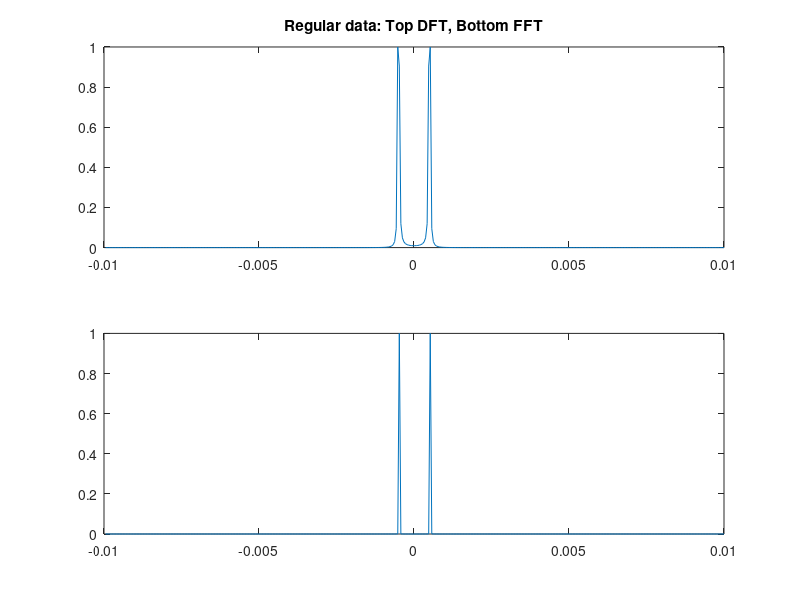
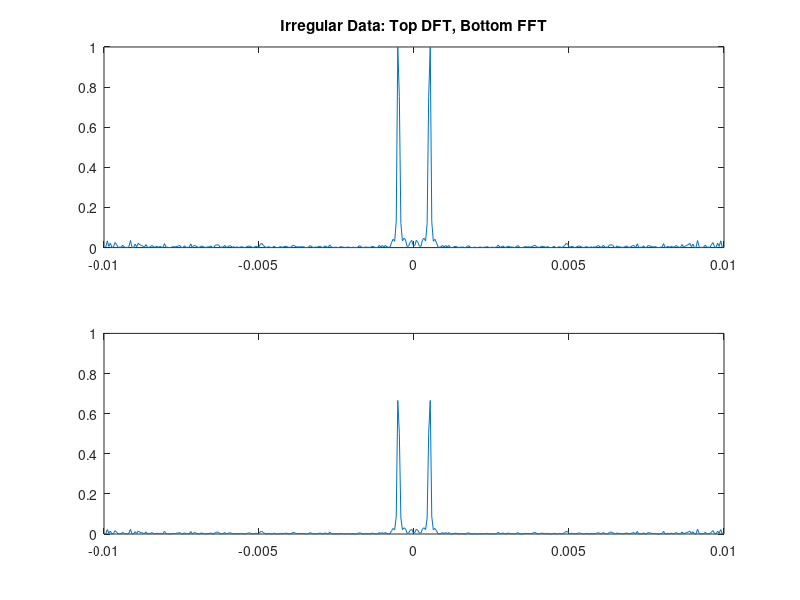
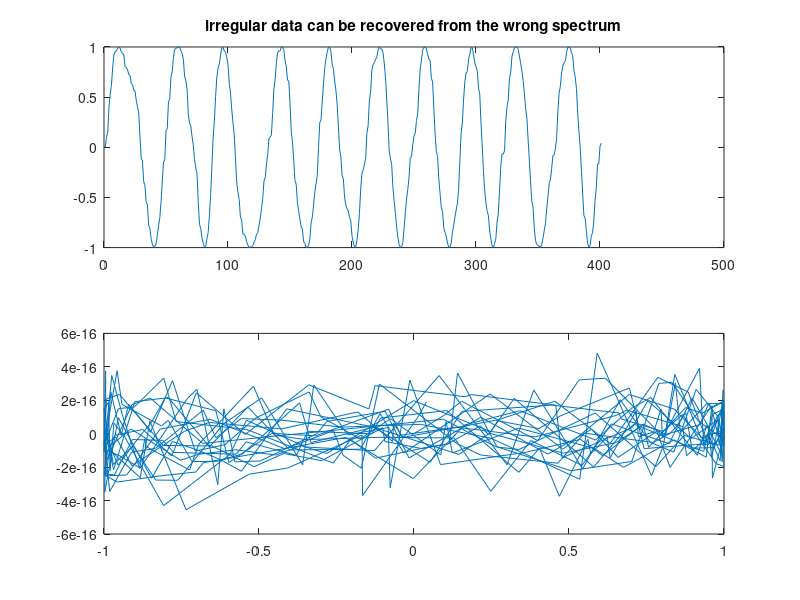
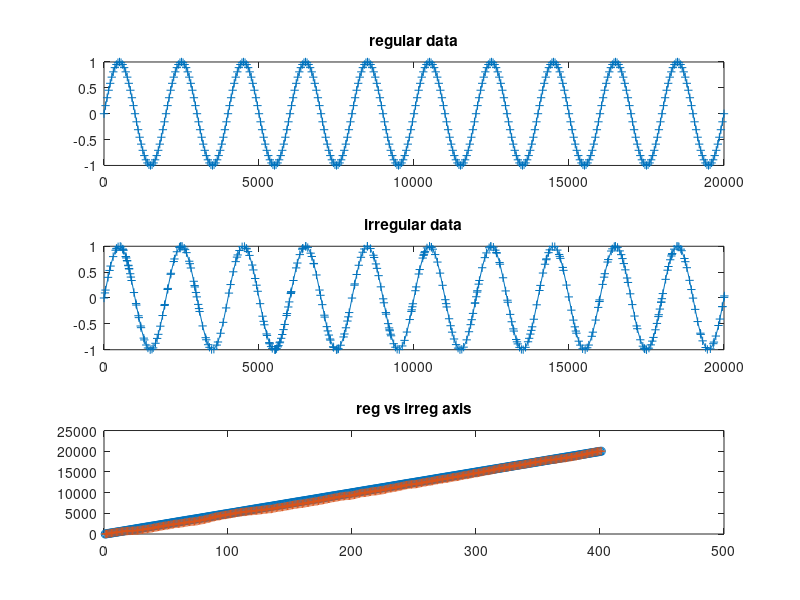

Write MATLAB code to recreate these figures, in order.
function dft_test
dx=50;
kx1=1/(2*dx)*0.05;

xmin=0;
xmax=20000;

% First Test: regular data
xreg=xmin:dx:xmax;nx=length(xreg);
datareg=sin(kx1*2*pi*xreg);
%keyboard;

[DR,kxreg]=dft(datareg,xreg);
DR=fftshift(DR);
DR2=fftshift(fft(datareg));

SPDR=abs(conj(DR).*DR);
max1=max(max(SPDR));

SPDR2=abs(conj(DR2).*DR2);
max2=max(max(SPDR2));


figure,
subplot(211);plot(fftshift(kxreg),SPDR/max1);
title('Regular data: Top DFT, Bottom FFT');
vv=axis;

subplot(212);plot(fftshift(kxreg),SPDR2/max2);
axis(vv);
print -dpng regularDFT.png



% Second Test: irregular data
xi(1)=xmin;
for ix=2:nx
    xi(ix)=xi(ix-1)+dx*rand*2;
end
datairreg=sin(kx1*2*pi*xi);

[D,kxi]=dft(datairreg,xi);
D=fftshift(D);
D2=fftshift(fft(datairreg));

SPD=abs(conj(D).*D);
max1=max(max(SPD));

SPD2=abs(conj(D2).*D2);
max2=max(max(SPD2));

figure;
subplot(211);plot(fftshift(kxi),SPD/max1);
title('Irregular Data: Top DFT, Bottom FFT');
vv=axis;

subplot(212);plot(fftshift(kxi),SPD/max2);
axis(vv);
print -dpng irregularDFT.png

% Probe that the wrong spectrum still recovers data
figure
subplot(211),plot(datairreg);
title('irregular data can be recovered from the wrong spectrum');
subplot(212),plot(ifft(fft(datairreg)));
print -dpng recoverfromwrong.png

figure;
subplot(311);plot(xreg,datareg,'-+');
title('regular data');
vv=axis;

subplot(312);plot(xi,datairreg,'-+');
title('irregular data');
axis(vv);

subplot(313);plot(1:nx,xreg,'o',1:nx,xi,'+');
title('reg vs irreg axis');
print -dpng irregdata.png

% figure;
% subplot(211);plot(kx,atan(imag(D)./real(D)));
% subplot(212);plot(kx,atan(imag(D2)./real(D2)));



function [X,f]=dft(x,t,nz);
% [X,f]=dft(x,t,nz);

if (nargin < 3) nz = 0; end

nt=length(x);
dt=(t(end)-t(1))/(length(t)-1);

ntz=nt+nz;

% original 0 centered axis.
% f=(-ntz+1)/2:(ntz-1)/2;

% generate a frequency axis that matches fft axis.
f=(-ntz+2)/2:(ntz)/2;
vv=fftshift(f);f=[vv(end) vv(1:end-1)];

f=f/(dt*ntz);
w=f*2*pi;

%w=-lw/2:lw/2-1;
%w=w/(lw-1)*2*pi;

F=exp(-i*(w(:)*t(:).'));

X=F*x(:);

return
